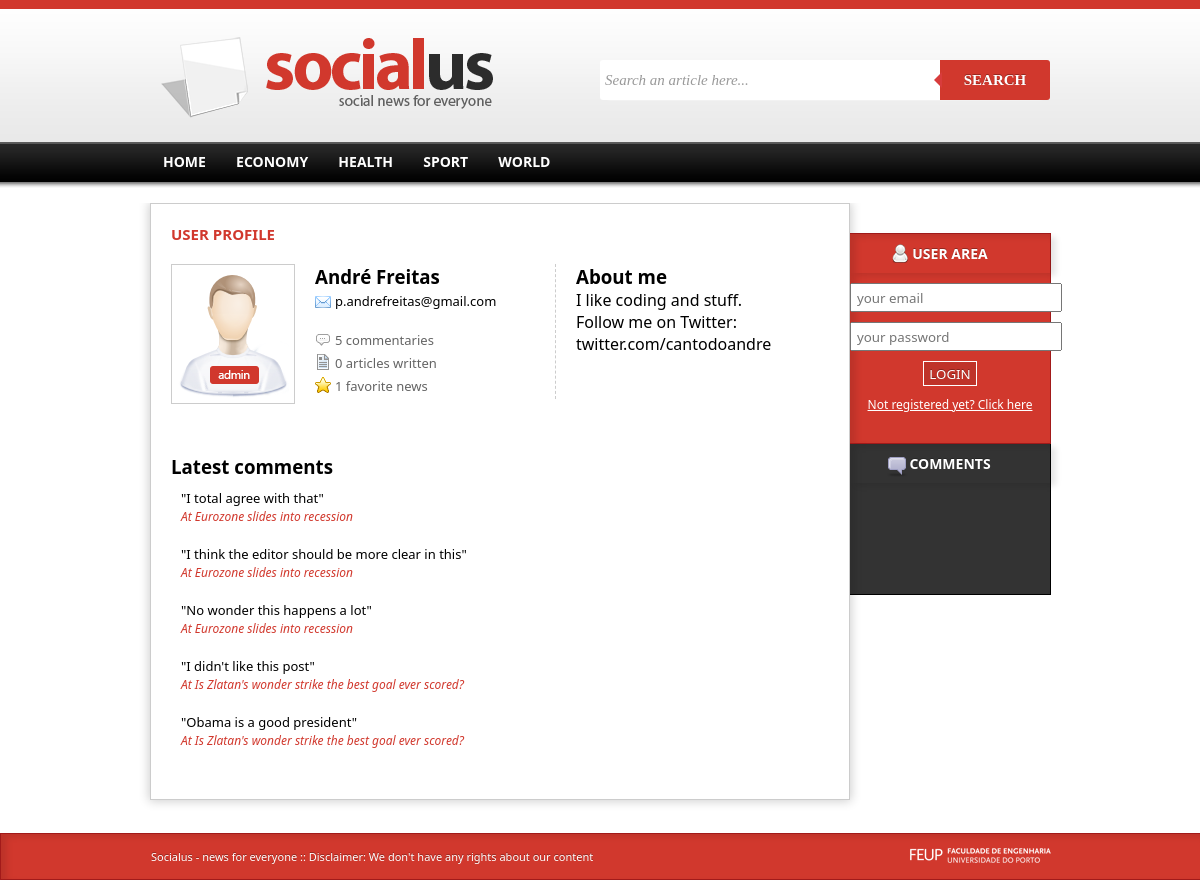
The app's page /userprofile.php?id=1 with its own data.
### tables this page shows
CREATE TABLE category(
	id integer primary key autoincrement,
	name text
);

CREATE TABLE user(
	id integer primary key autoincrement,
	name text,
	email text,
	password text,
	privilegeId integer,
	picture text,
	about text,
	foreign key(privilegeId) references privilege(id)
);

CREATE TABLE privilege(
	id integer primary key autoincrement,
	name text
);

CREATE TABLE comment(
	id integer primary key autoincrement,
	content text,
	datePosted date,
	userId integer,
	newsId integer,
	foreign key(userId) references user(id),
	foreign key(newsId) references news(id) 
);

CREATE TABLE news(
	id integer primary key autoincrement,
	title text,
	thumbnail text,
	datePosted date,
	content text,
	userId integer,
	categoryId integer,
	url text,
	foreign key(userId) references user(id),
	foreign key(categoryId) references category(id)
);

### datacontroller.php (called while the page is built, shortened)
<?php
include_once './config.php';
class DataController{
	protected $dataBase;
	public function __construct($dataBase,$_siteurl){
		$dbPath='sqlite:'.DBPATH.$dataBase;
		$this->dataBase = new PDO($dbPath);
	}
	public function getNewsById($id){
		$news=$this->dataBase->query('SELECT * FROM news where id='.$id);
		$news=$news->fetch(PDO::FETCH_ASSOC);
		return $news;
	}
	public function getActiveCategories(){
		$categories=$this->dataBase->query('SELECT * from activecategories');
		$categories=$categories->fetchAll(PDO::FETCH_ASSOC);
		return $categories;
	}
	function getPrivilegeName($privilegeid){
		$privilege=$this->dataBase->query('select name from privilege where id='.$privilegeid);
		$privilege=$privilege->fetch(PDO::FETCH_ASSOC);
		return $privilege['name'];
	}
	function getFavoriteNews($userid){
		$news=$this->dataBase->query("select * from news where id in(select newsid from favorite where userid=".$userid.")");
		$news=$news->fetchAll(PDO::FETCH_ASSOC);
		return $news;
	}
	function getAllNewsFromAuthor($id){
		$news=$this->dataBase->query('SELECT * from news where userid='.$id);
		$news=$news->fetchAll(PDO::FETCH_ASSOC);
		return $news;
	}
 	function getUserByid($id){
		$user=$this->dataBase->query('SELECT * FROM user where id='.$id);
		$user=$user->fetch(PDO::FETCH_ASSOC);
		return $user;
 	}
 	function getUserComments($userid){
 		$comments=$this->dataBase->query('SELECT * FROM comment where userid='.$userid);
		$comments=$comments->fetchAll(PDO::FETCH_ASSOC);
		return $comments;
 	}
 	function getCommentNews($commentid){
 		$newsid=$this->dataBase->query('SELECT newsid FROM comment where id='.$commentid);
		$newsid=$newsid->fetch(PDO::FETCH_ASSOC);
		$newsid=$newsid['newsId'];
		return $this->getNewsById($newsid);
 	}
};
$data=new DataController($_database,$_siteurl);
?>

### config.php (called while the page is built, shortened)
<?php
	$_database='server.db';
	$_siteurl='http://paginas.fe.up.pt/~ei10036/socialus';
?>

### view.php (the view, shortened to what this page needs)
<?php
include_once  'datacontroller.php';
include_once 'config.php';
function printCategories($categories){
	foreach($categories as $row){
		echo "                    <li><a href=\"categorynews.php?id=".$row['id']."\">".$row['name']."</a></li>\n";
	}
}
		?>
		<?php
function printCommentsList($comments){
	global $data;
	echo "<div class=\"commentlist\"/>";
	foreach($comments as $row){
		$news=$data->getCommentNews($row['id']);
		echo "<div class=\"commenti\">";
		echo "<span class=\"ccontent\">\"".$row['content']."\"</span><br/>";
		echo "<span class=\"where\"> At <a href=\"article.php?url=".$news['url']."\">".$news['title']."</a></span>";
		echo "</div>\n";
	}
	echo "</div>";
}
function printUserProfile($id){
	global $data;
	$user=$data->getUserByid($id);
	$role=$data->getPrivilegeName($user['privilegeId']);
	$comments=$data->getUserComments($id);
	$articles=$data->getAllNewsFromAuthor($id);
	$favorites=$data->getFavoriteNews($id);
	echo "<div class=\"profilebox\"><form>";
	echo "<div class=\"rolethumb\"><img src=\"imgs/role".$role.".png\"/></div>";
	echo "<div class=\"profiledata\">\n";
	echo "<h3>".$user['name'];
	echo "</h3>";
	echo "<span class=\"email\">".$user['email']."</span><br/>";
	echo "<div class=\" stat totalcomments\">".sizeof($comments)." commentaries</div>";
	echo "<div class=\"stat totalarticles\">".sizeof($articles)." articles written</div>";
	echo "<div class=\"stat totalfavorites\">".sizeof($favorites)." favorite news</div>";
	echo "</div>";
	echo "<div class=\"aboutme\"> <h3>About me </h3>".$user['about']."</div>";
	echo "</form>";
	echo "</div>";
	echo "<h3>Latest comments</h3>";
	printCommentsList($comments);
}
?>

### css/template.css (style rules this page uses)
* { margin:0; padding:0; font-family: "Segoe UI"; }
#menu li { display:inline; text-transform:uppercase; font-weight:bold; font-size:14px; background-position: 0px 1px; padding-left:5px; padding-right:5px; }
#menu li a:link, a:visited { color:#ffffff; text-decoration:none; padding:3px 8px 3px 8px; }
html, body { height: 100%; }
.commenti { font-size:13px; margin:15px 0px 0px 0px; padding:10px; }
.rolethumb { padding:5px; border:solid 1px #ccc; width:112px; height:128px; float:left; }
.profilebox { margin-top:20px; height:170px; margin-bottom:20px; }
.profiledata { width:220px; float:left; margin-left:20px; }
.profilebox .email { background:url(../imgs/email.png) no-repeat; background-position:0px 2px; padding-left:20px; font-size:13px; }
.profilebox .stat { color:#646464; font-size:13px; }
.profilebox .totalcomments { margin-top:20px; background:url(../imgs/commentstiny.png) no-repeat; padding-left:20px; }
.profilebox .totalarticles { background:url(../imgs/articlestiny.png) no-repeat; padding-left:20px; margin-top:5px; }
.profilebox .totalfavorites { background:url(../imgs/favoriteyes.png) no-repeat; padding-left:20px; margin-top:5px; }
.profilebox .aboutme { border-left:dashed 1px #ccc; height:135px; width:200px; float:left; padding-left:20px; margin-left:20px; }
.commentlist .commenti .where { font-size:12px; color:#d1382d; font-style:italic; }
.commentlist .commenti .where a { color:#d1382d; text-decoration:none; }
.commentlist .commenti { margin:0; }

### records on screen
category: name "ECONOMY"
category: name "HEALTH"
category: name "SPORT"
category: name "WORLD"
user: privilegeId.name (picture), name "André Freitas", email "p.andrefreitas@gmail.com", about "I like coding and stuff. Follow me on Twitter: twitter.com/cantodoandre"
comment: content "I total agree with that", id+newsId "Eurozone slides into recession"
comment: content "I think the editor should be more clear in this", id+newsId "Eurozone slides into recession"
comment: content "No wonder this happens a lot", id+newsId "Eurozone slides into recession"
comment: content "I didn't like this post", id+newsId "Is Zlatan's wonder strike the best goal ever scored?"
comment: content "Obama is a good president", id+newsId "Is Zlatan's wonder strike the best goal ever scored?"

### other values on screen
sizeof($comments) "5"
sizeof($articles) "0"
sizeof($favorites) "1"
